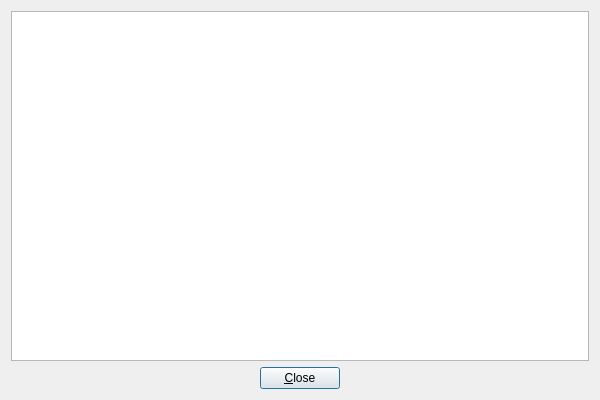
<ui version="4.0" >
 <class>LicenseDialog</class>
 <widget class="QDialog" name="LicenseDialog" >
  <property name="geometry" >
   <rect>
    <x>0</x>
    <y>0</y>
    <width>600</width>
    <height>400</height>
   </rect>
  </property>
  <property name="windowTitle" >
   <string>QBachelor - License</string>
  </property>
  <property name="windowIcon" >
   <iconset resource="application.qrc" >:/info.png</iconset>
  </property>
  <layout class="QVBoxLayout" >
   <item>
    <widget class="QTextEdit" name="license" >
     <property name="readOnly" >
      <bool>true</bool>
     </property>
    </widget>
   </item>
   <item>
    <layout class="QHBoxLayout" >
     <item>
      <spacer>
       <property name="orientation" >
        <enum>Qt::Horizontal</enum>
       </property>
       <property name="sizeHint" >
        <size>
         <width>40</width>
         <height>20</height>
        </size>
       </property>
      </spacer>
     </item>
     <item>
      <widget class="QPushButton" name="buttonClose" >
       <property name="text" >
        <string>&amp;Close</string>
       </property>
      </widget>
     </item>
     <item>
      <spacer>
       <property name="orientation" >
        <enum>Qt::Horizontal</enum>
       </property>
       <property name="sizeHint" >
        <size>
         <width>40</width>
         <height>20</height>
        </size>
       </property>
      </spacer>
     </item>
    </layout>
   </item>
  </layout>
 </widget>
 <resources>
  <include location="application.qrc" />
 </resources>
 <connections/>
</ui>
